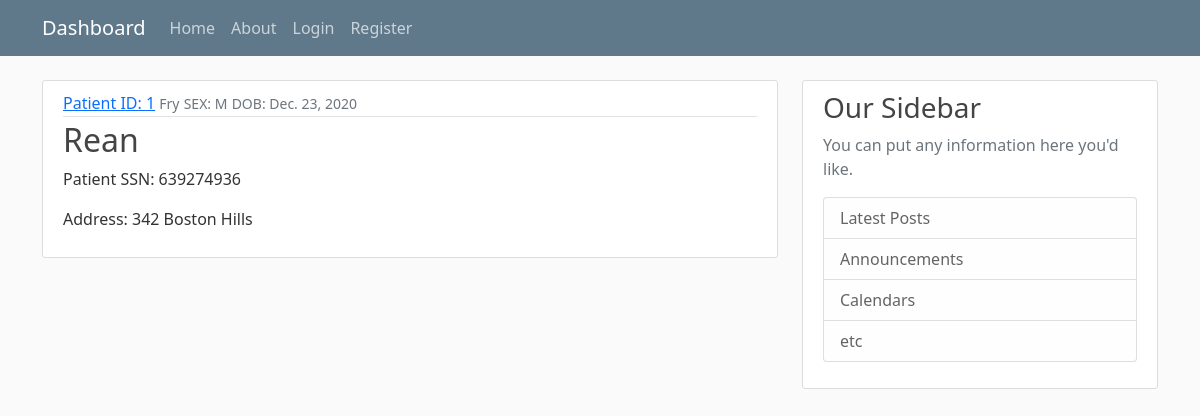
The app's page /patient/1/ with its own data.
### core/models.py (models this page shows, shortened)
class Patient(models.Model):
    PatientID = models.IntegerField()
    PatientSSN = models.CharField(max_length=30)
    FirstName = models.CharField(max_length=30)
    LastName = models.CharField(max_length=30)
    Address = models.TextField(max_length=200)
    Sex = models.CharField(max_length=1)
    DOB = models.DateField(default=timezone.now)
    Author = models.ForeignKey(User, on_delete=models.CASCADE)

### core/views.py (the view)
# urls.py: path('patient/<int:pk>/', PatientDetailView.as_view(), name='patient-detail'),
class PatientDetailView(DetailView):
    model = Patient

### core/templates/core/patient_detail.html (shortened to what this page needs)
{% extends "core/base.html"%}
{% block content %}
        <article class="media content-section">
            <div class="media-body">
              <div class="article-metadata">
                <a class="mr-2" href="#">Patient ID: {{ object.PatientID }}</a>
                <small class="text-muted">{{ object.LastName }}</small>
                <small class="text-muted"> SEX: {{ object.Sex }}</small>
                <small class="text-muted"> DOB: {{ object.DOB }}</small>
              </div>
              <h2 class="article-title">{{ object.FirstName }}</h2>
              <p class="article-content">Patient SSN: {{ object.PatientSSN }}</p>
              <p class="article-content">Address: {{ object.Address }}</p>
            </div>
          </article>
{% endblock content %}

### core/static/core/main.css (style rules this page uses)
body { background: #fafafa; color: #333333; margin-top: 5rem; }
h1, h2, h3, h4, h5, h6 { color: #444444; }
.content-section { background: #ffffff; padding: 10px 20px; border: 1px solid #dddddd; border-radius: 3px; margin-bottom: 20px; }
.article-title { color: #444444; }
.article-content { white-space: pre-line; }
.article-metadata { padding-bottom: 1px; margin-bottom: 4px; border-bottom: 1px solid #e3e3e3; }

### records on screen
Patient: PatientID "1", LastName "Fry", Sex "M", DOB "Dec. 23, 2020", FirstName "Rean", PatientSSN "639274936", Address "342 Boston Hills"
